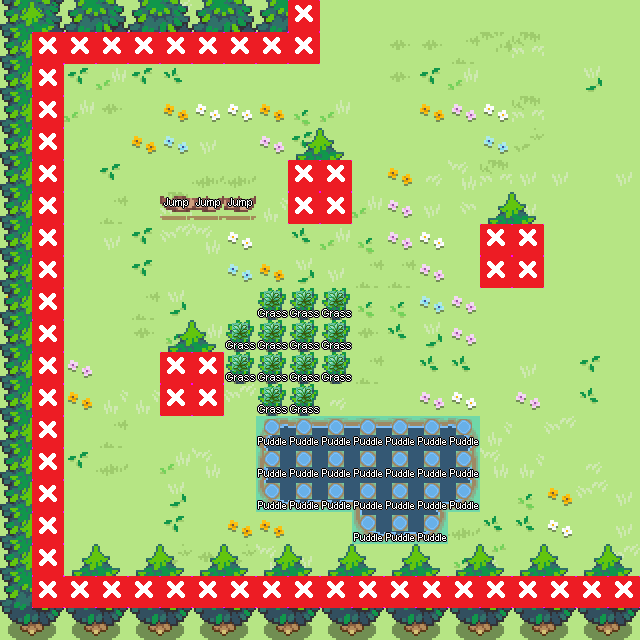

Below is a game level as drawn by its tile map, then a one-line description and the .tmx that defines it (tile-layer data replaced by summaries):
An orthogonal 20x20 tile map with 32x32 px tiles, 9 tile layers (grass_1, water_1, pond_1, tree_bottom_1, ...), 5 tilesets.

<map version="1.10" tiledversion="1.12.2" orientation="orthogonal" renderorder="left-up" width="20" height="20" tilewidth="32" tileheight="32" infinite="0" nextlayerid="28" nextobjectid="1">
 <tileset firstgid="1" source="../Tilesets/exterior_spring.tsx" />
 <tileset firstgid="1257" source="../Tilesets/terrain_tag.tsx" />
 <tileset firstgid="1273" source="../Tilesets/passages.tsx" />
 <tileset firstgid="1417" source="../Tilesets/systemtags.tsx" />
 <tileset firstgid="1545" source="../Tilesets/TECH-Nature.tsx" />
 <layer id="1" name="grass_1" width="20" height="20">
  <data>[400 cells, 375 non-empty, 23 distinct tile ids]</data>
 </layer>
 <layer id="15" name="water_1" width="20" height="20">
  <data>[400 cells, 24 non-empty, 1 distinct tile ids]</data>
 </layer>
 <layer id="14" name="pond_1" width="20" height="20">
  <data>[400 cells, 18 non-empty, 10 distinct tile ids]</data>
 </layer>
 <layer id="7" name="tree_bottom_1" width="20" height="20">
  <data>[400 cells, 72 non-empty, 2 distinct tile ids]</data>
 </layer>
 <layer id="13" name="tallgrass_1" width="20" height="20">
  <data>[400 cells, 16 non-empty, 3 distinct tile ids]</data>
 </layer>
 <group id="2" name="z=0" />
 <layer id="6" name="tree_mid_2" width="20" height="20">
  <data>[400 cells, 70 non-empty, 2 distinct tile ids]</data>
 </layer>
 <group id="3" name="z=1" />
 <layer id="8" name="tree_top_3" width="20" height="20">
  <data>[400 cells, 60 non-empty, 2 distinct tile ids]</data>
 </layer>
 <group id="4" name="z=2" />
 <layer id="11" name="systemtags" width="20" height="20">
  <data>[400 cells, 40 non-empty, 3 distinct tile ids]</data>
 </layer>
 <layer id="12" name="passages" width="20" height="20">
  <data>[400 cells, 57 non-empty, 1 distinct tile ids]</data>
 </layer>
 <group id="9" name="infos" />
</map>
